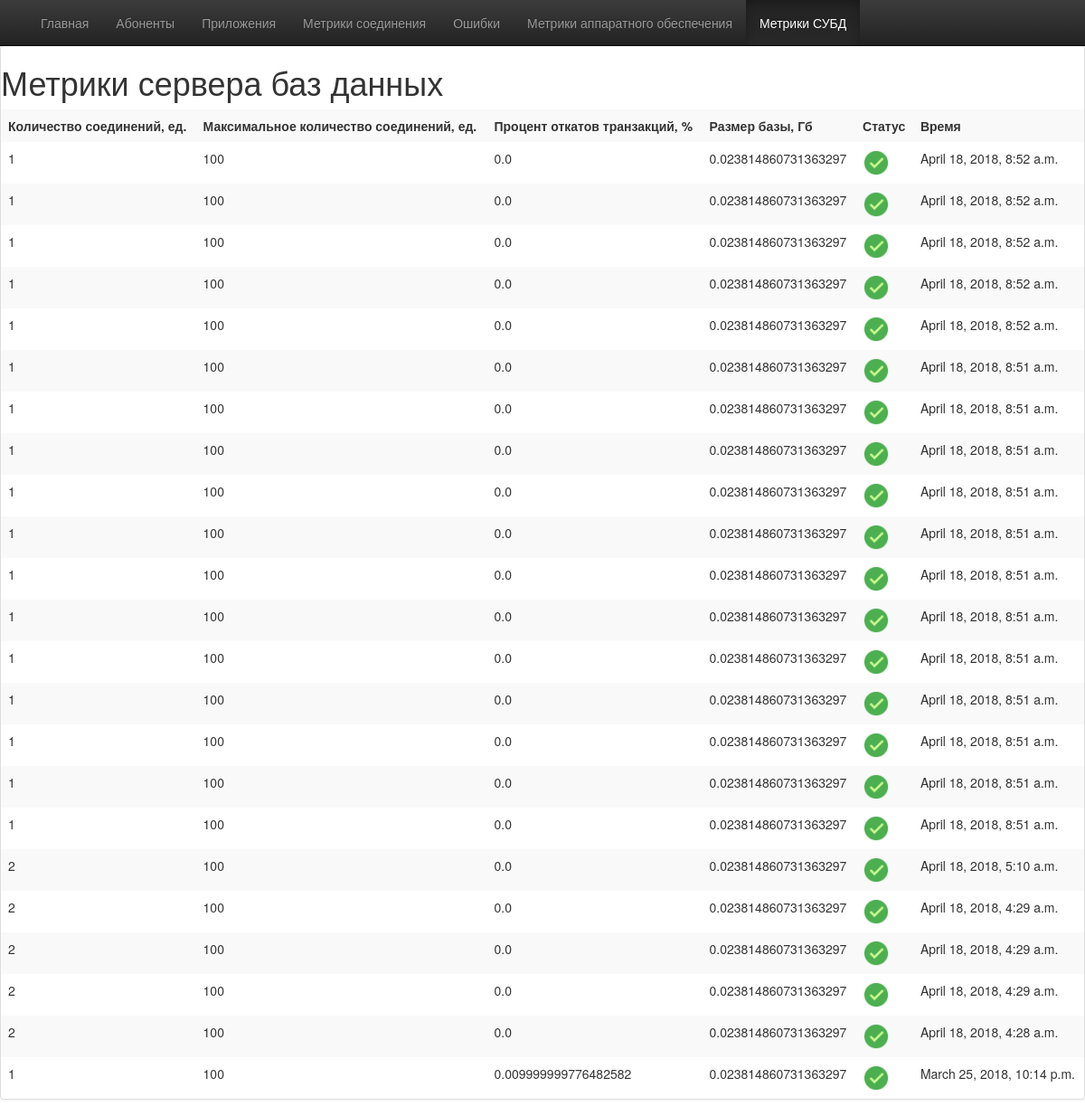
The page /database_metrics/ on the database its author committed.
### database_metrics/models.py (models this page shows)
class ServerDBMetric(models.Model):
    db_abonent = models.ForeignKey(Abonent)
    db_work_status = models.BooleanField()
    max_connections_number = models.PositiveIntegerField()
    connections_number = models.PositiveIntegerField()
    rollback_percent = models.FloatField()
    database_size = models.FloatField()
    time = models.DateTimeField(auto_now_add=True, )

### database_metrics/views.py (the view)
def main_view(request):
    metric_list = ServerDBMetric.objects.order_by('-time')
    t = get_template('database_metrics/index.html')
    html = t.render(Context({'metric_list': metric_list}))
    return HttpResponse(html)

### database_metrics/templates/database_metrics/index.html (shortened to what this page needs)
<!DOCTYPE HTML PUBLIC "-//W3C//DTD HTML 4.01 Transitional//EN"
        "http://www.w3.org/TR/html4/loose.dtd">
<html>
<head>
    {% load staticfiles %}
    <link rel="stylesheet" href="{% static 'database_metrics/index.css' %}">
    <link rel="stylesheet" href="{% static 'mainpage/dist/css/bootstrap.min.css' %}">
    <link rel="stylesheet" href="{% static 'mainpage/dist/css/bootstrap-theme.min.css' %}">
</head>
<body style="">
    <div class="navbar navbar-inverse navbar-fixed-top" role="navigation">
        <div class="container">
            <div class="navbar-collapse collapse" style="height: 1px;">
                <ul class="nav navbar-nav">
                    <li><a href="..">Главная</a></li>
                    <li><a href="../abonents">Абоненты</a></li>
                    <li><a href="../apps">Приложения</a></li>
                    <li><a href="../connection_metrics">Метрики соединения</a></li>
                    <li><a href="../errors">Ошибки</a></li>
                    <li><a href="../hardware_metrics">Метрики аппаратного обеспечения</a></li>
                    <li class="active"><a href="../database_metrics">Метрики СУБД</a></li>
                </ul>
            </div>
        </div>
    </div>
    <div class="container-fluid">
        {% if metric_list %}
            <div class="starter-template panel panel-default">
            <h1>Метрики сервера баз данных</h1>
            <table class="table table-striped">
            <tr class="table_header">
                <th>Количество соединений, ед.</th>
                <th>Максимальное количество соединений, ед.</th>
                <th>Процент откатов транзакций, %</th>
                <th>Размер базы, Гб</th>
                <th>Статус</th>
                <th>Время</th>
            </tr>
            {% for metric in metric_list %}
                <tr>
                    <td>{{ metric.connections_number }}</td>
                    <td>{{ metric.max_connections_number }}</td>
                    <td>{{ metric.rollback_percent }}</td>
                    <td>{{ metric.database_size }}</td>
                    <td>{% if metric.db_work_status %}
                        <img src="{% static 'mainpage/images/ok.png' %}">
                        {% else %}
                        <img src="{% static 'mainpage/images/error.png' %}">
                        {% endif %}
                    </td>
                    <td>{{ metric.time }}</td>
                </tr>
            {% endfor %}
            </table>
            {% else %}
            <p>Метрики не найдены</p>
        {% endif %}
    </div>
    </div>
</body>
</html>

### database_metrics/static/database_metrics/index.css (style rules this page uses)
body { padding-top:50px }
h1 { margin: auto; }
.table { margin: auto; }
.table-striped { margin: auto; }
img { width: 30px; height: 30px; }

### rows shown on the page
ServerDBMetric: connections_number "1", max_connections_number "100", rollback_percent "0.0", database_size "0.023814860731363297", db_work_status True (drawn), time "April 18, 2018, 8:52 a.m."
ServerDBMetric: connections_number "1", max_connections_number "100", rollback_percent "0.0", database_size "0.023814860731363297", db_work_status True (drawn), time "April 18, 2018, 8:52 a.m."
ServerDBMetric: connections_number "1", max_connections_number "100", rollback_percent "0.0", database_size "0.023814860731363297", db_work_status True (drawn), time "April 18, 2018, 8:52 a.m."
ServerDBMetric: connections_number "1", max_connections_number "100", rollback_percent "0.0", database_size "0.023814860731363297", db_work_status True (drawn), time "April 18, 2018, 8:52 a.m."
ServerDBMetric: connections_number "1", max_connections_number "100", rollback_percent "0.0", database_size "0.023814860731363297", db_work_status True (drawn), time "April 18, 2018, 8:52 a.m."
ServerDBMetric: connections_number "1", max_connections_number "100", rollback_percent "0.0", database_size "0.023814860731363297", db_work_status True (drawn), time "April 18, 2018, 8:51 a.m."
ServerDBMetric: connections_number "1", max_connections_number "100", rollback_percent "0.0", database_size "0.023814860731363297", db_work_status True (drawn), time "April 18, 2018, 8:51 a.m."
ServerDBMetric: connections_number "1", max_connections_number "100", rollback_percent "0.0", database_size "0.023814860731363297", db_work_status True (drawn), time "April 18, 2018, 8:51 a.m."
ServerDBMetric: connections_number "1", max_connections_number "100", rollback_percent "0.0", database_size "0.023814860731363297", db_work_status True (drawn), time "April 18, 2018, 8:51 a.m."
ServerDBMetric: connections_number "1", max_connections_number "100", rollback_percent "0.0", database_size "0.023814860731363297", db_work_status True (drawn), time "April 18, 2018, 8:51 a.m."
ServerDBMetric: connections_number "1", max_connections_number "100", rollback_percent "0.0", database_size "0.023814860731363297", db_work_status True (drawn), time "April 18, 2018, 8:51 a.m."
ServerDBMetric: connections_number "1", max_connections_number "100", rollback_percent "0.0", database_size "0.023814860731363297", db_work_status True (drawn), time "April 18, 2018, 8:51 a.m."
ServerDBMetric: connections_number "1", max_connections_number "100", rollback_percent "0.0", database_size "0.023814860731363297", db_work_status True (drawn), time "April 18, 2018, 8:51 a.m."
ServerDBMetric: connections_number "1", max_connections_number "100", rollback_percent "0.0", database_size "0.023814860731363297", db_work_status True (drawn), time "April 18, 2018, 8:51 a.m."
ServerDBMetric: connections_number "1", max_connections_number "100", rollback_percent "0.0", database_size "0.023814860731363297", db_work_status True (drawn), time "April 18, 2018, 8:51 a.m."
ServerDBMetric: connections_number "1", max_connections_number "100", rollback_percent "0.0", database_size "0.023814860731363297", db_work_status True (drawn), time "April 18, 2018, 8:51 a.m."
ServerDBMetric: connections_number "1", max_connections_number "100", rollback_percent "0.0", database_size "0.023814860731363297", db_work_status True (drawn), time "April 18, 2018, 8:51 a.m."
ServerDBMetric: connections_number "2", max_connections_number "100", rollback_percent "0.0", database_size "0.023814860731363297", db_work_status True (drawn), time "April 18, 2018, 5:10 a.m."
ServerDBMetric: connections_number "2", max_connections_number "100", rollback_percent "0.0", database_size "0.023814860731363297", db_work_status True (drawn), time "April 18, 2018, 4:29 a.m."
ServerDBMetric: connections_number "2", max_connections_number "100", rollback_percent "0.0", database_size "0.023814860731363297", db_work_status True (drawn), time "April 18, 2018, 4:29 a.m."
ServerDBMetric: connections_number "2", max_connections_number "100", rollback_percent "0.0", database_size "0.023814860731363297", db_work_status True (drawn), time "April 18, 2018, 4:29 a.m."
ServerDBMetric: connections_number "2", max_connections_number "100", rollback_percent "0.0", database_size "0.023814860731363297", db_work_status True (drawn), time "April 18, 2018, 4:28 a.m."
ServerDBMetric: connections_number "1", max_connections_number "100", rollback_percent "0.009999999776482582", database_size "0.023814860731363297", db_work_status True (drawn), time "March 25, 2018, 10:14 p.m."
